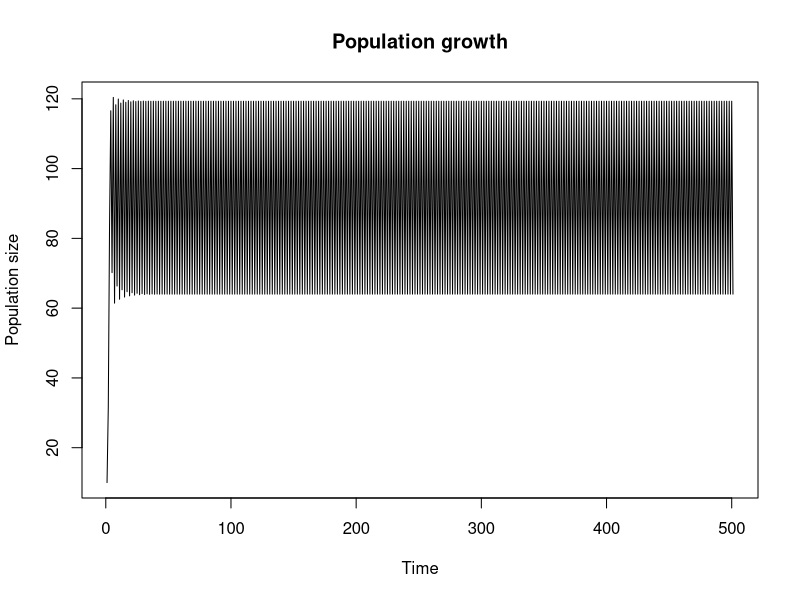
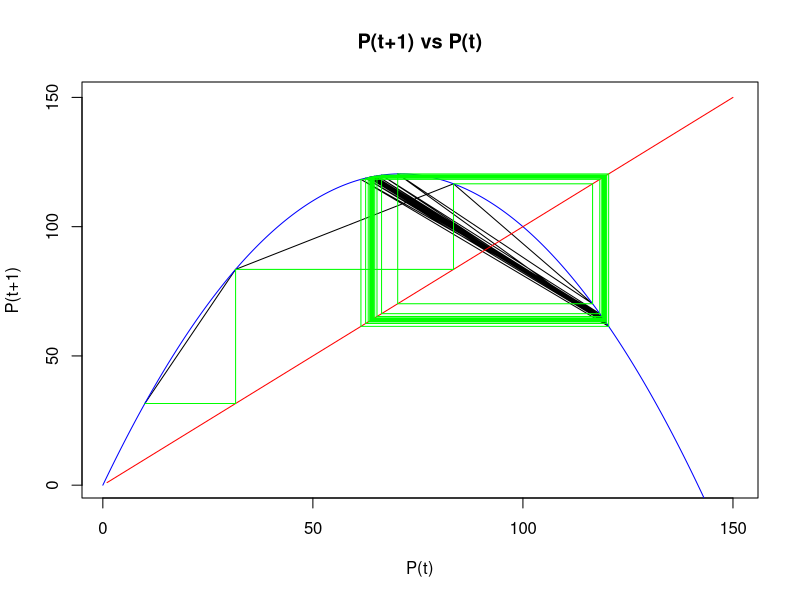

The R source for these figures, in order: (Note: this script raises an error after producing the figures.)
getwd()
rm(list = ls())
graphics.off()

#### Discrete model ####

p <- numeric(500)
p
p[1] = 10
r = 2.4
k = 100

p[2] = r*(1-p[1]/k)*p[1]+p[1]
p[3] = r*(1-p[2]/k)*p[2]+p[2]
p[4] = r*(1-p[3]/k)*p[3]+p[3]
p[1:4]

for (i in 2:500) {
  
  p[i+1] <- r*(1-p[i]/k)*p[i]+p[i]

}
plot(p, type = "l", ylab = "Population size", xlab = "Time", main = "Population growth")

plot(x = p[1:i-1], y = p[2:i], type = "l", ylab = "P(t+1)", xlab = "P(t)", main = "P(t+1) vs P(t)",
     xlim = c(1,150), ylim = c(1,150))

pt <- seq(0, 150, 0.1)
ptt <- r*(1-pt/k)*pt+pt
lines(pt, ptt, col = "blue")
lines(c(1,150), c(1,150), col = "red")
lines(c(p[1], rep(p[2:99], each = 2)), y = c(rep(p[2:99], each = 2), p[100]), col = "green")

#### Continuous model ####
##### Setting the model #####
library(deSolve)
library(tidyverse)
library(ggplot2)

?ode()

state <- c(p=10)
times <- seq(0, 100,by = 0.01)
parameters <- c(r = 0.1, k = 1000)

lg <- function(t, state, parameters) {
  with(as.list(c(state,parameters)), {
    dp <- r*(1-p/k)*p
    return(list(dp))
  })
}

out <- ode(y = state, times = times, func = lg, parms = parameters)

out.df <- data.frame(out)
plot(out.df, type = "l")

ggplot(data = out.df) +
  geom_line(mapping = aes(x = time, y = p), color = "lightblue") + 
  geom_hline(yintercept = 0, color = "darkgrey") +
  geom_vline(xintercept = 0, color = "darkgrey") +
  labs(x = "Time", y = "P") +
  theme_light()

##### Model calibration #####
pop <- read.csv("pop_LG_simul_noise_small.csv")
head(pop)

range(pop$P)
length(pop$P)
plot(pop, type = "l", )
abline(h = 125, lty = 2, col = "red")

# Parameter K
mean(pop$P[50:300])

# Parameter r -----------------------------> LG objetc not found !!
tmax <- 300
k <- mean(pop$P[50:300])
x <- numeric(tmax+1)

for (i in 2:(tmax+1)) {
  x[i] <- r*x[i-1]*(1-x[i-1]/k)+x[i-1]+rnorm(1,0,x[i-1]/100)}

out.df.list <- list()
i <- 1
for (r in seq(0.01, 1, 0.01)) {
  parameters <- c(r=r, k=k)
  state <- c(p=pop$P[1])
  times <- seq(0, tmax, by = 1)
  out <- ode(y = state, times = times, func = LG, parms = parameters)
  out.df.list[[i]] <- data.frame(out)
  i <- i+1
}
r

# Fitting the model
fit <- numeric(length(out.df.list))
for (i in 1:length(out.df.list)) {
  fit[i] <- sum(abs(out.df.list[[i]]$P - pop$P[1:(tmax+1)]))
}
ind.est <- which.min(fit)
fit
